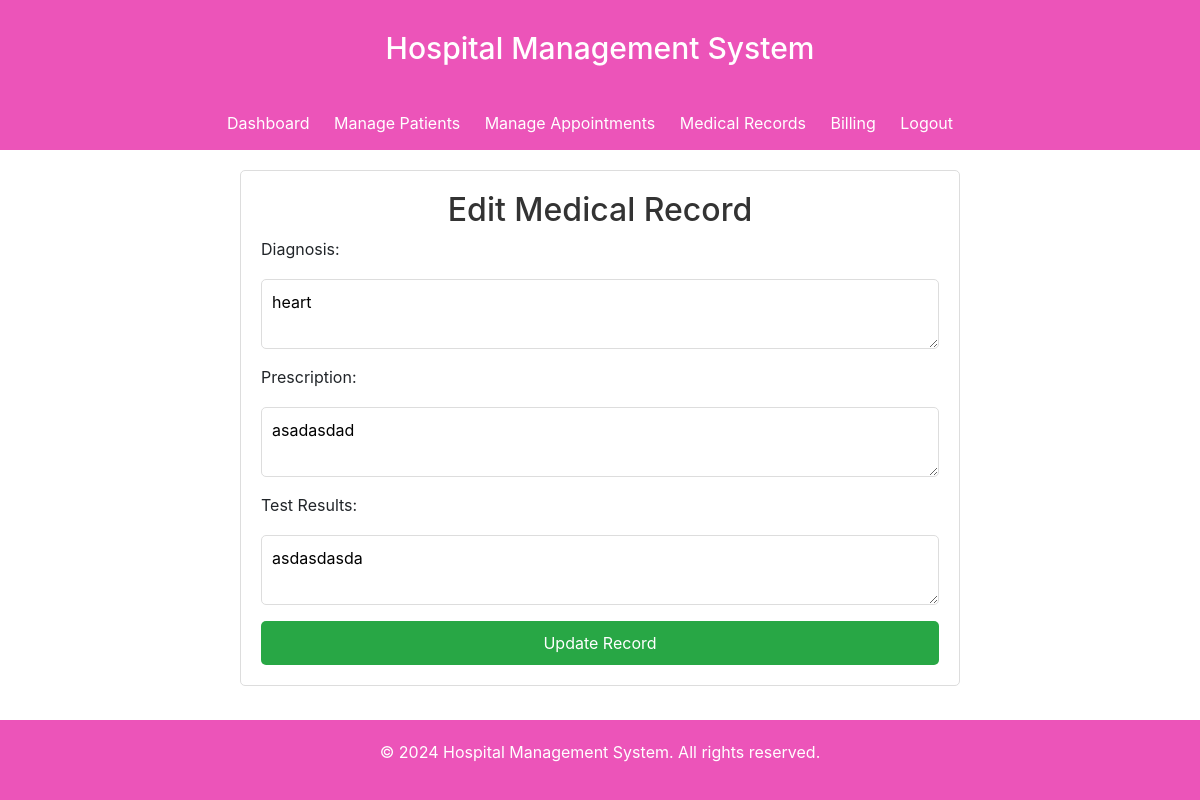
/medicalRecords/edit_record.php?record_id=13 (signed in), run on the app's committed database.
### tables this page shows
CREATE TABLE `medical_records` (
  `record_id` int(11) NOT NULL,
  `patient_id` int(11) NOT NULL,
  `doctor_id` int(11) NOT NULL,
  `diagnosis` text NOT NULL,
  `prescription` text NOT NULL,
  `test_results` text DEFAULT NULL,
  `date_recorded` datetime DEFAULT current_timestamp()
);

### medicalRecords/edit_record.php (the view, shortened to what this page needs)
<?php
include '../config/db.php';
include '../includes/header.php';
$record_id = $_GET['record_id'];
$record = $conn->query("SELECT * FROM medical_records WHERE record_id = $record_id")->fetch(PDO::FETCH_ASSOC);
?>
<div class="form-container">
    <h2>Edit Medical Record</h2>
    <form method="POST">
        <label>Diagnosis:</label>
        <textarea name="diagnosis" required><?= $record['diagnosis']; ?></textarea>
        <label>Prescription:</label>
        <textarea name="prescription" required><?= $record['prescription']; ?></textarea>
        <label>Test Results:</label>
        <textarea name="test_results"><?= $record['test_results']; ?></textarea>
        <button type="submit" class="btn-submit">Update Record</button>
    </form>
</div>
<?php include '../includes/footer.php'; ?>

### assets/css/styles.css (style rules this page uses)
body { font-family: Arial, sans-serif; margin: 0; padding: 0; background-color: #f4f4f4; }
.form-container { width: 60%; margin: 20px auto 100px; padding: 20px; background-color: #fff; border: 1px solid #ddd; border-radius: 5px; }
.form-container h2 { text-align: center; color: #333; }
.form-container form input, .form-container form select, .form-container form textarea { width: 100%; padding: 10px; margin: 10px 0; border: 1px solid #ddd; border-radius: 5px; }
.form-container form button { width: 100%; padding: 10px; background-color: #28a745; color: white; border: none; border-radius: 5px; cursor: pointer; }

### data on the page
medical_records: diagnosis "heart", prescription "asadasdad", test_results "asdasdasda"
